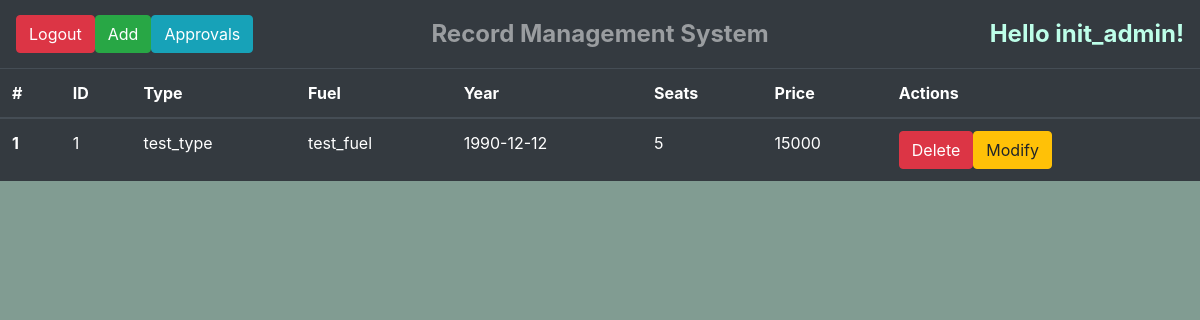
The app's page /app/index.php (signed in), older data.
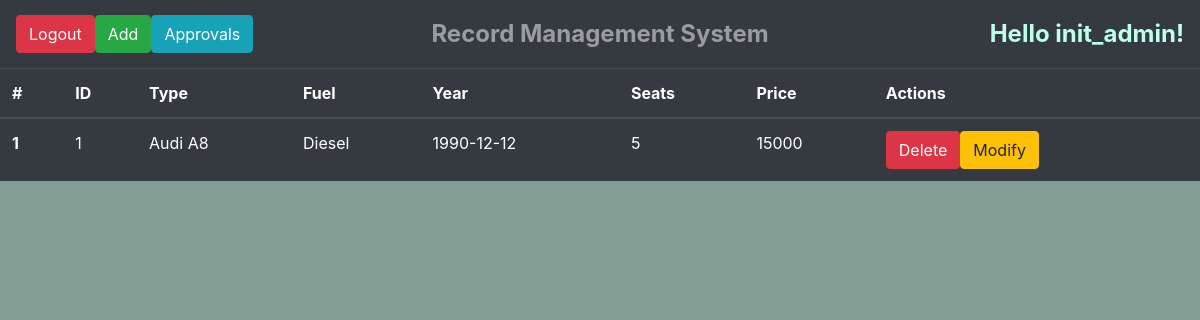
The same page, newer data.
### tables this page shows
CREATE TABLE IF NOT EXISTS `cars` (
  `car_id` int(11) NOT NULL auto_increment,
  `car_type` varchar(250) NOT NULL default '',
  `car_fuel` varchar(250) NOT NULL default '',
  `car_year` date NOT NULL,
  `car_seats` int(2) NOT NULL default 0,
  `car_price` int(10) NOT NULL default 0,
   PRIMARY KEY (`car_id`)
);

### app/index.php (the view, shortened to what this page needs)
<?php
require_once "config.php";
?>
<!DOCTYPE html>
<html lang="en">
<head>
    <link rel="stylesheet" href="https://stackpath.bootstrapcdn.com/bootstrap/4.5.2/css/bootstrap.min.css">
    <link rel="stylesheet" href="index.css">
</head>
<body>
    <nav class="navbar navbar-dark bg-dark">
    <ul class="navbar-nav abs-center-x">
        <li class="nav-item">
            <a class="nav-link" href="#">Record Management System</a>
        </li>
    </ul>
    <form class="form-inline" action="index.php" method="post">
        <?php
            if(isset($_SESSION["loggedin"]) && $_SESSION["loggedin"] === true){
                echo '<input class="btn btn-danger" type="submit" name="logout_btn" value="Logout">';
                echo '<input class="btn btn-success" type="submit" name="add_btn" value="Add">';
                echo '<input class="btn btn-info" type="submit" name="apr_btn" value="Approvals">';
            }
            else {
                echo '<input class="btn btn-success my-2 my-sm-0" type="submit" name="login_btn" value="Login">';
                echo '<input class="btn btn-info my-2 my-sm-0" type="submit" name="reg_btn" value="Registration">';
            }
        ?>
    </form>
    <?php
        if(isset($_SESSION["loggedin"]) && $_SESSION["loggedin"] === true){
            echo '<span class="navbar-text">';
            echo 'Hello ' . $_SESSION["user_name"] . '!';
            echo '</span>';
        }
    ?>
    </nav>
    <table class="table table-dark table-hover">
        <thead>
            <tr>
            <th scope="col">#</th>
            <th scope="col">ID</th>
            <th scope="col">Type</th>
            <th scope="col">Fuel</th>
            <th scope="col">Year</th>
            <th scope="col">Seats</th>
            <th scope="col">Price</th>
            <?php
            if(isset($_SESSION["loggedin"]) && $_SESSION["loggedin"] === true){
                echo '<th scope="col">Actions</th>';
            }
            ?>
            </tr>
        </thead>
        <tbody>
            <?php
            $counter = 1;
            $cars = [];
            $get_cars_sql = "SELECT * FROM cars";
            if ($result = $record_management_system_db_conn->query($get_cars_sql)) {
                while ($data = $result->fetch_object()) {
                    $cars[] = $data;
                }
            foreach ($cars as $car) {
                echo "<tr>";
                echo '<th scope="row">' . $counter . '</th>';
                echo "<td>" . $car->car_id . "</td>";
                echo "<td>" . $car->car_type . "</td>";
                echo "<td>" . $car->car_fuel . "</td>";
                echo "<td>" . $car->car_year . "</td>";
                echo "<td>" . $car->car_seats . "</td>";
                echo "<td>" . $car->car_price . "</td>";
                if(isset($_SESSION["loggedin"]) && $_SESSION["loggedin"] === true){
                    echo '<form class="form-inline" action="index.php" method="post">';
                    echo '<td>';
                    echo '<input type="submit" class="btn btn-danger" name="delete_btn" value=Delete>';
                    echo '<input type="submit" class="btn btn-warning" name="modify_btn" value=Modify>';
                    echo '</td>';
                    echo '</form>';
                }
                echo" </tr>";
                $counter += 1;
            }
            }
            ?>
        </tbody>
    </table>
</body>

### app/index.css (style rules this page uses)
body { background-color: #819c92; }
.navbar-text { font-size: 24px !important; font-weight: bold !important; color: rgb(189, 255, 233) !important; }
.abs-center-x { position: absolute; left: 50%; transform: translateX(-50%); font-size: 24px !important; font-weight: bold !important; color: rgb(255, 255, 255) !important; }

Row changes from the older to the newer data that the page shows:
changed cars id 1: car_type "test_type" → "Audi A8"; car_fuel "test_fuel" → "Diesel"
